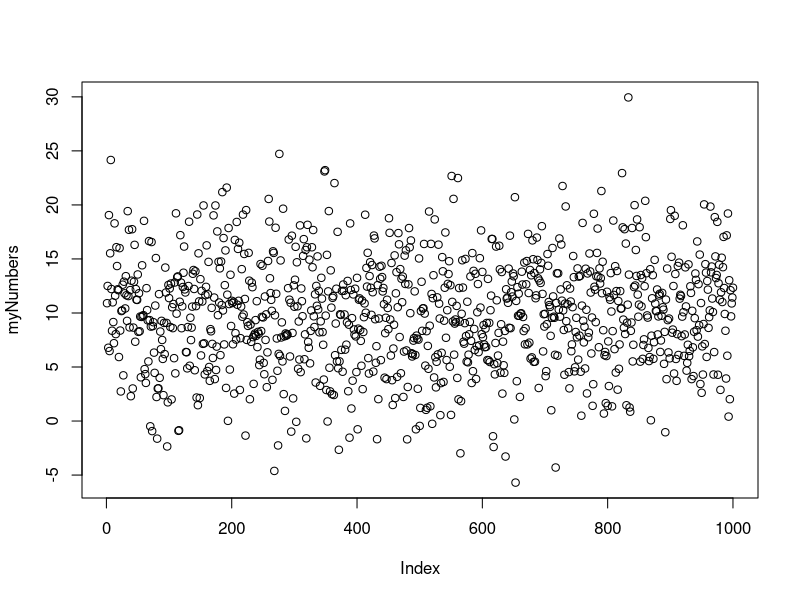
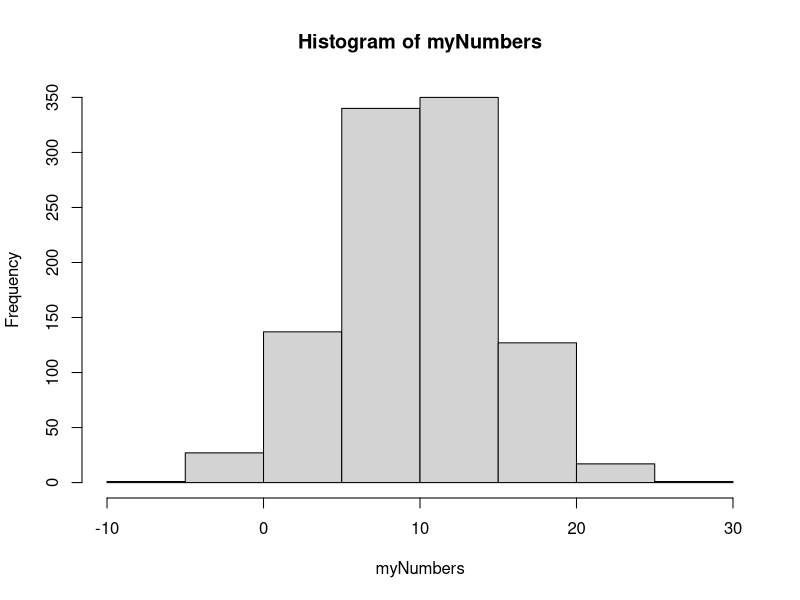

Here is the R script that generated these plots, in order:
# generate random numbers for a 'normal' distribution
rnorm(100, mean = 10, sd = 5)

# store the numbers
myNumbers <- rnorm(1000, mean = 10, sd = 5)

# plot the numbers
plot(myNumbers)

# histrograms
hist(myNumbers)

# more symmetrical and 'bell' shape now !

# Thanks for watching!
